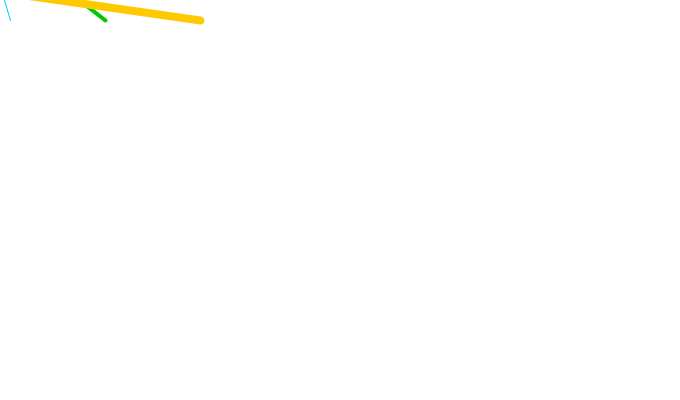
Frame 1 (no input)
Frame 60 (the mouse pressed at the canvas centre just before this capture): identical to frame 1, image omitted
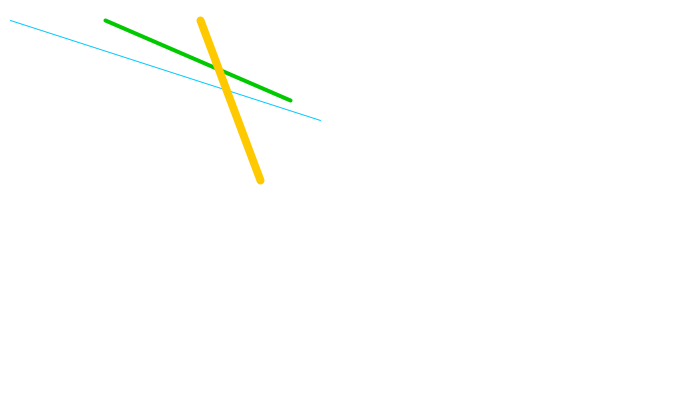
Frame 120 (the mouse held since frame 60 and released just before this capture)

The Processing sketch that drew these frames (run headless with seeded random() and noise(); from frame 60 on, the mouse is pressed at the canvas centre):

// Processing sketch: processing_39835
// ── processing_39835.pde

void setup()  

{ size(680,400);  

smooth(); }  

   

void draw()  

{   background(255);
 
    
     stroke (1,201,255);
strokeWeight(1);  
    line (mouseX-20,mouseY-80,10,20);  
   
    stroke (0,201,0);
  strokeWeight(4);   

    line (mouseX-50,mouseY-100,105,20);  
    
    stroke (255,201,0);
    strokeWeight(8);   

    line (mouseX-80,mouseY-20,200,20);  
   

   

} 
